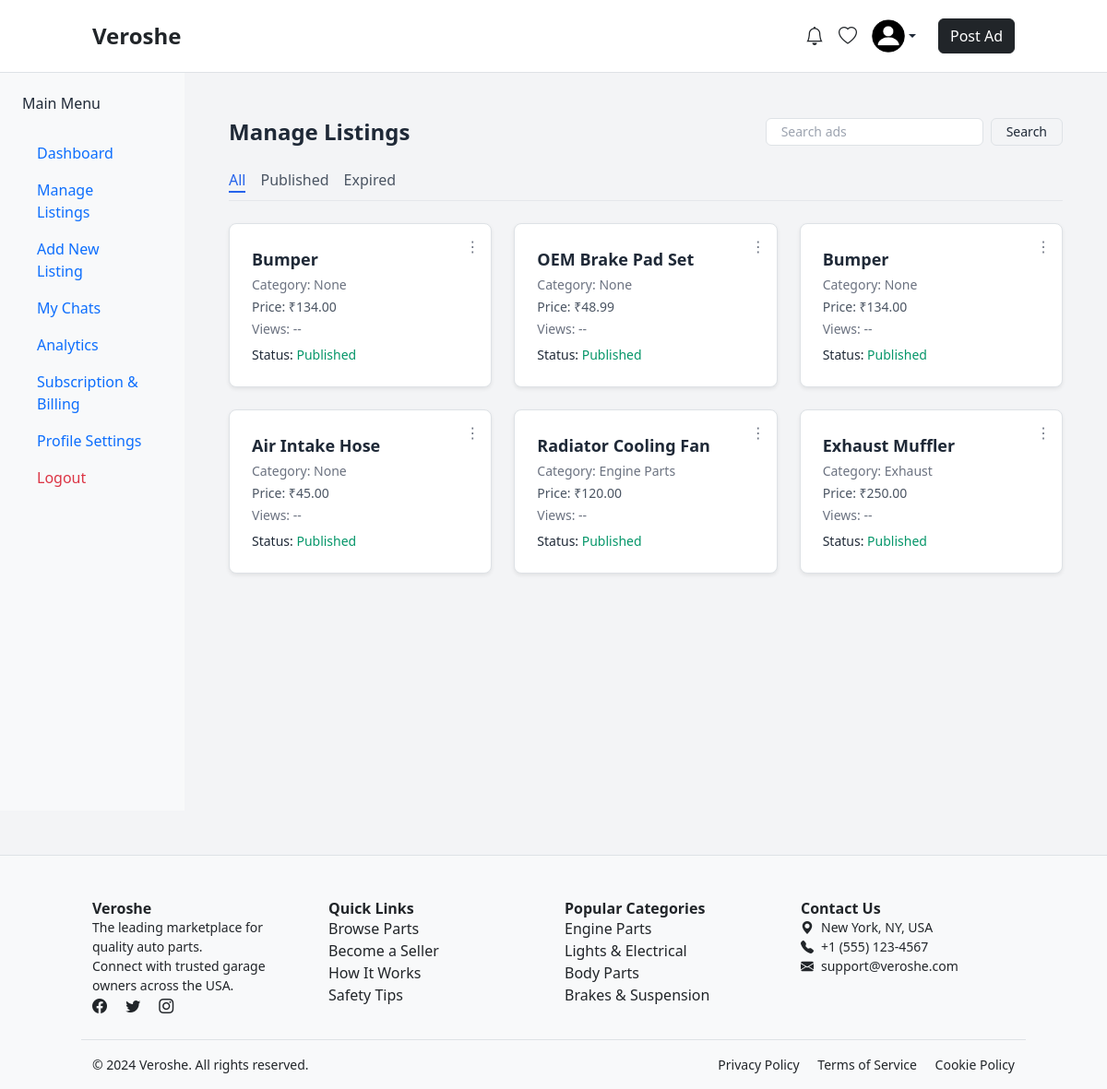
Page /manage-ads/ (signed in) on the earlier database version.
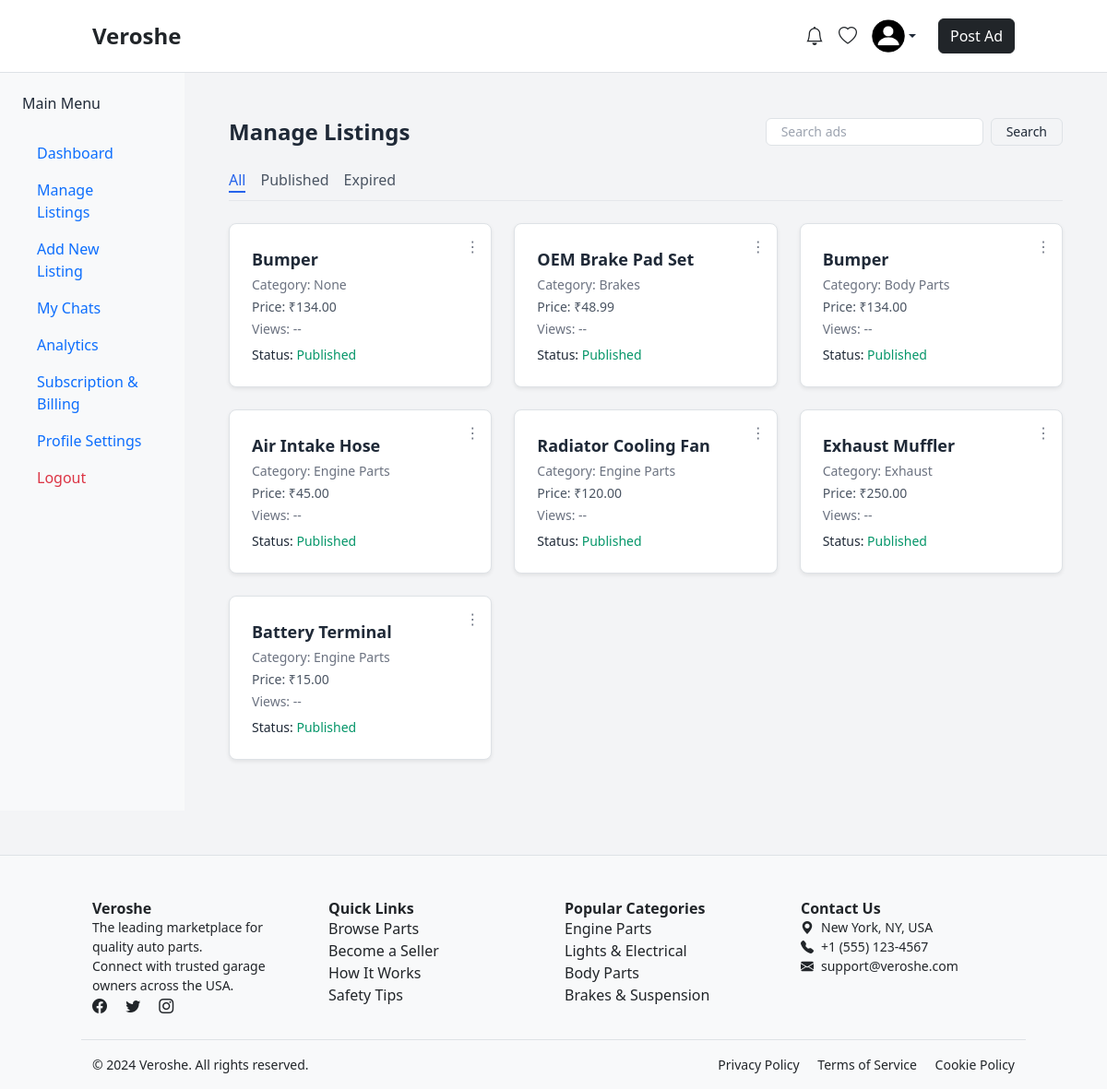
Same page on the later database version.
### core/models.py (models this page shows, shortened)
class Ad(models.Model):
    seller = models.ForeignKey(settings.AUTH_USER_MODEL, on_delete=models.CASCADE)
    category = models.ForeignKey(Category, choices=CATEGORY_CHOICES, on_delete= models.CASCADE, null=True, blank=True)
    title = models.CharField(max_length=255)
    make = models.CharField(max_length=255, null=True, blank=True)
    model = models.CharField(max_length=255, null=True, blank=True)
    sub_model = models.CharField(max_length=100, null=True, blank=True)
    year = models.PositiveIntegerField(blank=True, null=True)
    fuel_type = models.CharField(max_length=20, choices=FUEL_CHOICES, null=True, blank=True)
    transmission = models.CharField(max_length=20,choices=TRANSMISSION_CHOICES, default='Manual', blank=True, null=True)
    description = models.TextField(blank=True, null=True)
    price = models.DecimalField(max_digits=10, decimal_places=2)
    image = models.ImageField(upload_to='ads/', blank=True, null=True)
    location = models.CharField(max_length=100, blank=True, null=True)
    mobile_number = models.CharField(max_length=15, blank=True, null=True)
    is_expired = models.BooleanField(default=False)
    created_at = models.DateTimeField(auto_now_add=True)
    views = models.IntegerField(default=0)
    is_active = models.BooleanField(default=True)

class Category(models.Model):
    name = models.CharField(max_length=100)
    slug = models.SlugField(unique=True)
    def __str__(self):
        return self.name

### core/views.py (the view)
# urls.py: path('manage-ads/', views.manage_ads, name='manage_ads'),
def manage_ads(request):
    filter_by = request.GET.get('filter', 'all')
    if filter_by == 'published':
        ads = Ad.objects.filter(is_active=True, is_expired=False)
    elif filter_by == 'expired':
        ads = Ad.objects.filter(is_expired=True)
    else:  # All ads
        ads = Ad.objects.all()
    context = {
        'ads': ads,
        'filter_by': filter_by,
    }
    return render(request, 'core/manage_ads.html', context)

### core/templates/core/manage_ads.html (shortened to what this page needs)
{% extends 'core/base.html' %}
{% load static %}
{% block content %}
<div class="container-fluid">
  <div class="row">
    <div class="col-md-3 col-lg-2 bg-light vh-100 p-4">
      <h5 class="mb-4">Main Menu</h5>
      <ul class="nav flex-column">
        <li class="nav-item"><a href="{% url 'seller_dashboard' %}" class="nav-link">Dashboard</a></li>
        <li class="nav-item"><a href="{% url 'manage_ads' %}" class="nav-link">Manage Listings</a></li>
        <li class="nav-item"><a href="#" class="nav-link">Add New Listing</a></li>
        <li class="nav-item"><a href="#" class="nav-link">My Chats</a></li>
        <li class="nav-item"><a href="#" class="nav-link">Analytics</a></li>
        <li class="nav-item"><a href="#" class="nav-link">Subscription & Billing</a></li>
        <li class="nav-item"><a href="{% url 'profile_settings' %}" class="nav-link">Profile Settings</a></li>
        <li class="nav-item"><a href="{% url 'logout' %}" class="nav-link text-danger">Logout</a></li>
      </ul>
    </div>
    <div class="col-md-9 col-lg-10 p-4">
      <div class="container mx-auto p-4">
        <div class="d-flex justify-between align-items-center">
          <h2 class="text-2xl font-bold mb-4">Manage Listings</h2>
          <form method="get" action="" class="flex items-center mb-4 space-x-2">
            <input type="text" name="search" placeholder="Search ads" class="border rounded-md px-3 py-1 text-sm focus:outline-none focus:ring focus:border-blue-300" value="{{ request.GET.search }}">
            <button type="submit" class="border border-gray-300 text-sm px-3 py-1 rounded-md hover:bg-gray-100">Search</button>
          </form>
        </div>
        <div class="flex space-x-4 mb-6 border-b pb-2">
          <a href="?filter=all" class="{% if filter_by == 'all' %}border-b-2 border-blue-600 text-blue-600{% else %}text-gray-600{% endif %} hover:text-blue-600">
            All
          </a>
          <a href="?filter=published" class="{% if filter_by == 'published' %}border-b-2 border-blue-600 text-blue-600{% else %}text-gray-600{% endif %} hover:text-blue-600">
            Published
          </a>
          <a href="?filter=expired" class="{% if filter_by == 'expired' %}border-b-2 border-blue-600 text-blue-600{% else %}text-gray-600{% endif %} hover:text-blue-600">
            Expired
          </a>
        </div>        <div class="grid md:grid-cols-2 lg:grid-cols-3 gap-4">
          {% for ad in ads %}
          <div class="bg-white border rounded-lg shadow-sm p-4 relative">
            <div class="absolute top-3 right-3 group">
              <button onclick="toggleDropdown('dropdown-{{ ad.id }}')" class="text-gray-500 hover:text-gray-800 focus:outline-none">
              &#x22EE;
              </button>
          </div>
        <h3 class="text-lg font-semibold mb-1">{{ ad.title }}</h3>
        <p class="text-sm text-gray-500 mb-1">Category: {{ ad.category }}</p>
        <p class="text-sm text-gray-600 mb-1">Price: ₹{{ ad.price }}</p>
        <p class="text-sm text-gray-500">Views: --</p>
        <p class="text-sm mt-2">
          Status:
          {% if ad.is_expired %}
            <span class="text-red-600 font-medium">Expired</span>
          {% elif ad.is_active %}
            <span class="text-green-600 font-medium">Published</span>
          {% else %}
            <span class="text-gray-600 font-medium">Unpublished</span>
          {% endif %}
        </p>
      </div>
      {% empty %}
      <p class="text-gray-500 col-span-full">No ads found in this category.</p>
      {% endfor %}
        </div>  </div>    <link href="https://cdn.jsdelivr.net/npm/tailwindcss@2.2.19/dist/tailwind.min.css" rel="stylesheet">
    </div>
  </div>
</div>
{% endblock %}

Differences in the rows shown:
changed Ad "OEM Brake Pad Set": category "None" → "Brakes"
changed Ad: category "None" → "Body Parts"
changed Ad "Air Intake Hose": category "None" → "Engine Parts"
added Ad: title "Battery Terminal", category "Engine Parts", price "15.00", is_expired "Published"
